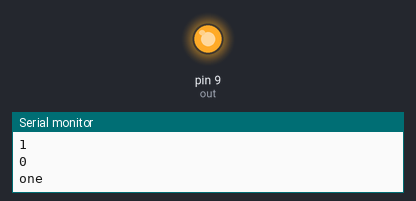
This sketch was run on a simulated Arduino Uno, built with avr-gcc and run on an emulated ATmega328P. On the bench: output pins drawn as LEDs (lit = HIGH), the last lines printed to the serial monitor. Pins used as bus, display or sensor lines are not drawn.

Above: at 0.5 s.
At 13.5 s:
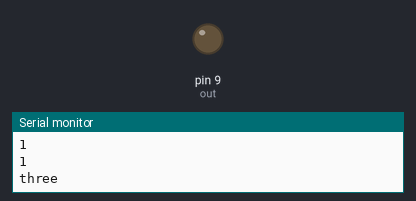
Timing chart, 0 to 14.1 s (numbered marks = the images above):
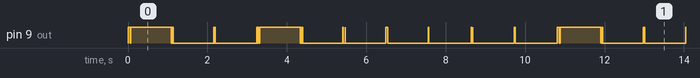

Measured:
- by itself, pin 9 (out): moves between LOW and HIGH, repeating every 10.8 s
- by itself, everything shown: repeats every 10.8 s, in 16 steps

The sketch:

sr_7seg_display.ino
```cpp
int clk = 8;
int out = 9;
int reset = 10;
int one[8] = {0,1,1,0,0,0,0,0};
int two[8] = {1,1,0,1,1,0,1,0};
int three[8] = {1,1,1,1,0,0,1,0};
int four[8] = {0,1,1,0,0,1,1,0};
int five[8] = {1,0,1,1,0,1,1,0};
int six[8] = {1,0,1,1,1,1,1,0};
int seven[8] = {1,1,1,0,0,0,0,0};
int eight[8] = {1,1,1,1,1,1,1,0};
int nine[8] = {1,1,1,1,0,1,1,0};
int zero[8] = {1,1,1,1,1,1,0,0};

void numberFunc(int number[]);

int j = 7;

void setup()
{
  pinMode(clk, OUTPUT);
  pinMode(out, OUTPUT);
  pinMode(reset, OUTPUT);
  Serial.begin(9600);

}


void loop()
{
 digitalWrite(reset, HIGH);
 numberFunc(one);
 Serial.println("one");
   delay(1000);
 digitalWrite(reset, LOW);
 digitalWrite(reset, HIGH);
 numberFunc(two);
  Serial.println("two");
   delay(1000);
 digitalWrite(reset, LOW);
 digitalWrite(reset, HIGH);
 numberFunc(three);
  Serial.println("three");
   delay(1000);
 digitalWrite(reset, LOW);
 digitalWrite(reset, HIGH);
 numberFunc(four);
  Serial.println("four");
   delay(1000);
 digitalWrite(reset, LOW);
 digitalWrite(reset, HIGH);
 numberFunc(five);
  Serial.println("four");
   delay(1000);
 digitalWrite(reset, LOW);
 digitalWrite(reset, HIGH);
 numberFunc(six);
  Serial.println("four");
   delay(1000);
 digitalWrite(reset, LOW);
 digitalWrite(reset, HIGH);
 numberFunc(seven);
  Serial.println("four");
   delay(1000);
 digitalWrite(reset, LOW);
 digitalWrite(reset, HIGH);
 numberFunc(eight);
  Serial.println("four");
   delay(1000);
 digitalWrite(reset, LOW);
 digitalWrite(reset, HIGH);
 numberFunc(nine);
  Serial.println("four");
   delay(1000);
 digitalWrite(reset, LOW);
 digitalWrite(reset, HIGH);
 numberFunc(zero);
  Serial.println("four");
   delay(1000);
 digitalWrite(reset, LOW);
 digitalWrite(reset, HIGH);

}

void numberFunc(int number[])
{
   while(j != 0)
  {
     Serial.println(number[j-1]);
     delay(10);
    if (number[j-1] == 0)
    {
     digitalWrite(clk, LOW);
     digitalWrite(out, HIGH);
     digitalWrite(clk, HIGH);
    }
    if (number[j-1] == 1)
    {
     digitalWrite(clk, LOW);
     digitalWrite(out, LOW);
     digitalWrite(clk, HIGH);
    }
    j--;
  }
  if (j == 0)
    j = 8;
  }
```
